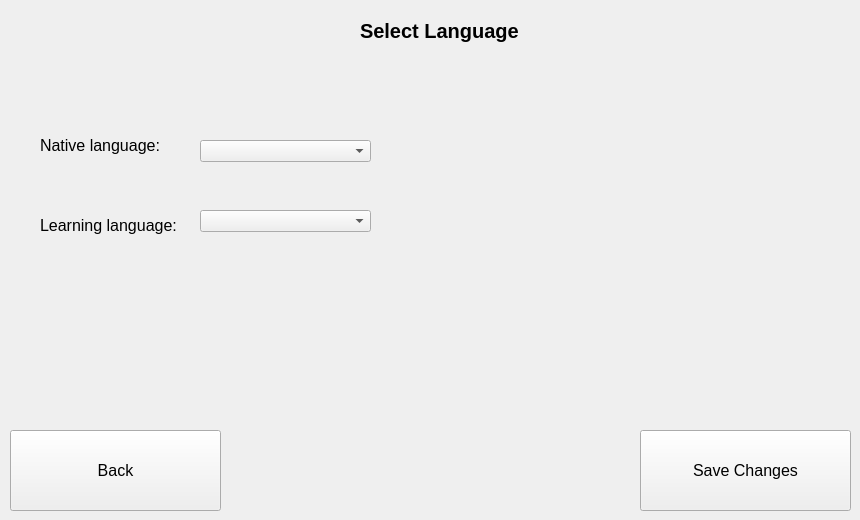
    <widget class="QWidget" name="page_select_language">
     <widget class="QLabel" name="label_7">
      <property name="geometry">
       <rect>
        <x>360</x>
        <y>10</y>
        <width>191</width>
        <height>41</height>
       </rect>
      </property>
      <property name="font">
       <font>
        <pointsize>15</pointsize>
        <weight>75</weight>
        <bold>true</bold>
       </font>
      </property>
      <property name="text">
       <string>Select Language</string>
      </property>
     </widget>
     <widget class="QLabel" name="label_8">
      <property name="geometry">
       <rect>
        <x>40</x>
        <y>130</y>
        <width>171</width>
        <height>31</height>
       </rect>
      </property>
      <property name="font">
       <font>
        <pointsize>12</pointsize>
       </font>
      </property>
      <property name="text">
       <string>Native language:</string>
      </property>
     </widget>
     <widget class="QLabel" name="label_9">
      <property name="geometry">
       <rect>
        <x>40</x>
        <y>210</y>
        <width>171</width>
        <height>31</height>
       </rect>
      </property>
      <property name="font">
       <font>
        <pointsize>12</pointsize>
       </font>
      </property>
      <property name="text">
       <string>Learning language:</string>
      </property>
     </widget>
     <widget class="QComboBox" name="combo_native_language">
      <property name="geometry">
       <rect>
        <x>200</x>
        <y>140</y>
        <width>171</width>
        <height>22</height>
       </rect>
      </property>
     </widget>
     <widget class="QComboBox" name="combo_learning_language">
      <property name="geometry">
       <rect>
        <x>200</x>
        <y>210</y>
        <width>171</width>
        <height>22</height>
       </rect>
      </property>
     </widget>
     <widget class="QPushButton" name="button_back_select_language">
      <property name="geometry">
       <rect>
        <x>10</x>
        <y>430</y>
        <width>211</width>
        <height>81</height>
       </rect>
      </property>
      <property name="font">
       <font>
        <pointsize>12</pointsize>
       </font>
      </property>
      <property name="text">
       <string>Back</string>
      </property>
     </widget>
     <widget class="QPushButton" name="button_select_language_save_changes">
      <property name="geometry">
       <rect>
        <x>640</x>
        <y>430</y>
        <width>211</width>
        <height>81</height>
       </rect>
      </property>
      <property name="font">
       <font>
        <pointsize>12</pointsize>
       </font>
      </property>
      <property name="text">
       <string>Save Changes</string>
      </property>
     </widget>
    </widget>
